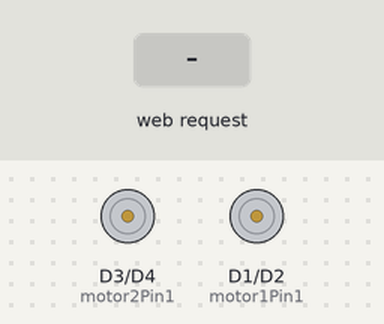
A sketch run on a simulated ESP8266 (NodeMCU). Shown: motor-driver pin pairs drawn as motors (green arrow = first pin HIGH = forward, orange = second pin HIGH = backward, longer = more drive). Inputs (shaded band) come from the test bench. WiFi joins after 1.5 s; servers stay silent unless stated; what the sketch prints to the serial monitor is not drawn.

Above: at 2.7 s.
2.8 s: HTTP request GET /up received
At 3.3 s:
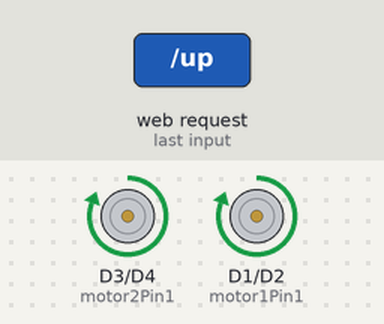
5.3 s: HTTP request GET /down received
At 6.1 s:
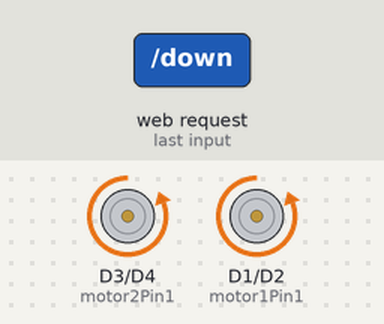
7.8 s: HTTP request GET /left received
At 7.9 s:
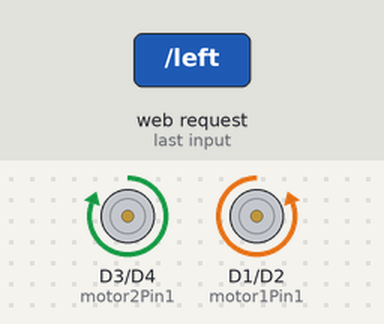
9.5 s: HTTP request GET /right received
At 9.6 s:
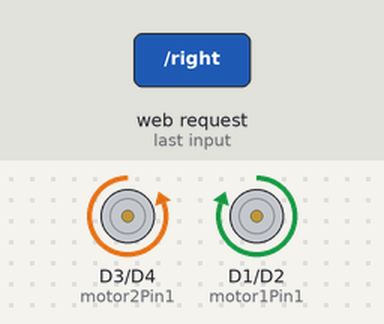
Timing chart, 0 to 12.2 s (numbered marks = the images above; inputs shaded):
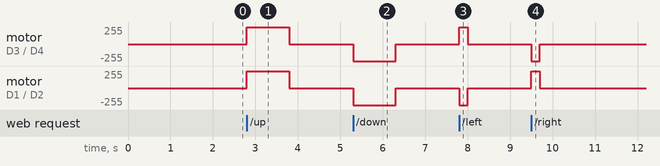

Measured:
- after the input at 2.8 s, motor on D3 (motor2Pin1) / D4 (motor2Pin2), motor on D1 (motor1Pin1) / D2 (motor1Pin2): stopped → forward 255/255 at once, → stopped 1.0 s later
- after the input at 5.3 s, motor on D3 (motor2Pin1) / D4 (motor2Pin2), motor on D1 (motor1Pin1) / D2 (motor1Pin2): stopped → backward 255/255 at once, → stopped 1.0 s later
- after the input at 7.8 s, motor on D3 (motor2Pin1) / D4 (motor2Pin2): stopped → forward 255/255 at once, → stopped 0.20 s later; motor on D1 (motor1Pin1) / D2 (motor1Pin2): stopped → backward 255/255 at once, → stopped 0.20 s later
- after the input at 9.5 s, motor on D3 (motor2Pin1) / D4 (motor2Pin2): stopped → backward 255/255 at once, → stopped 0.20 s later; motor on D1 (motor1Pin1) / D2 (motor1Pin2): stopped → forward 255/255 at once, → stopped 0.20 s later

The sketch:

localhost_control.ino
```cpp
#include <ESP8266WiFi.h>
#include <ESP8266WebServer.h>

// Wi-Fi credentials
const char* ssid = "Xiomi";
const char* password = "ddddddddd";

// GPIO Pins for motor control
const int motor1Pin1 = D1; // IN1 on L298D
const int motor1Pin2 = D2; // IN2 on L298D
const int motor2Pin1 = D3; // IN3 on L298D
const int motor2Pin2 = D4; // IN4 on L298D

// Create an instance of the web server on port 80
ESP8266WebServer server(80);

// HTML content to host
const char webpage[] PROGMEM = R"rawliteral(
<!DOCTYPE html>
<html>
<head>
    <title>Button Controller</title>
    <style>
        body {
            font-family: Arial, sans-serif;
            text-align: center;
            margin-top: 50px;
        }
        .button-container {
            margin-top: 20px;
        }
        button {
            padding: 20px 50px;
            margin: 5px;
            font-size: 36px;
            cursor: pointer;
        }
    </style>
</head>
<body>
    <h1>Button Controller</h1>
    <div class="button-container">
        <button onclick="sendAction('up')">Up</button><br>
        <button onclick="sendAction('left')">Left</button>
        <button onclick="sendAction('right')">Right</button><br>
        <button onclick="sendAction('down')">Down</button>
    </div>
    <script>
        function sendAction(action) {
            console.log(`Sending action: ${action}`); // Debug log
            fetch(`/${action}`)
                .then(response => response.text())
                .then(data => console.log('Response:', data))  // Log response from server
                .catch(error => console.log('Error:', error));  // Log errors
        }
    </script>
</body>
</html>
)rawliteral";

// Function to move the car forward
void moveForward() {
  digitalWrite(motor1Pin1, HIGH);
  digitalWrite(motor1Pin2, LOW);
  digitalWrite(motor2Pin1, HIGH);
  digitalWrite(motor2Pin2, LOW);
}

// Function to move the car backward
void moveBackward() {
  digitalWrite(motor1Pin1, LOW);
  digitalWrite(motor1Pin2, HIGH);
  digitalWrite(motor2Pin1, LOW);
  digitalWrite(motor2Pin2, HIGH);
}

// Function to turn the car left
void turnLeft() {
  digitalWrite(motor1Pin1, LOW);
  digitalWrite(motor1Pin2, HIGH);
  digitalWrite(motor2Pin1, HIGH);
  digitalWrite(motor2Pin2, LOW);
}

// Function to turn the car right
void turnRight() {
  digitalWrite(motor1Pin1, HIGH);
  digitalWrite(motor1Pin2, LOW);
  digitalWrite(motor2Pin1, LOW);
  digitalWrite(motor2Pin2, HIGH);
}

// Function to stop the car
void stopCar() {
  digitalWrite(motor1Pin1, LOW);
  digitalWrite(motor1Pin2, LOW);
  digitalWrite(motor2Pin1, LOW);
  digitalWrite(motor2Pin2, LOW);
}

// Handlers for each button action
void handleUp() {
  Serial.println("Button pressed: Up");
  moveForward();
  delay(1000); // Keep the motor running for 0.5 seconds
  stopCar();
  server.send(200, "text/plain", "Moving Forward");
}

void handleDown() {
  Serial.println("Button pressed: Down");
  moveBackward();
  delay(1000); // Keep the motor running for 0.5 seconds
  stopCar();
  server.send(200, "text/plain", "Moving Backward");
}

void handleLeft() {
  Serial.println("Button pressed: Left");
  turnLeft();
  delay(200); // Keep the motor running for 0.5 seconds
  stopCar();
  server.send(200, "text/plain", "Turning Left");
}

void handleRight() {
  Serial.println("Button pressed: Right");
  turnRight();
  delay(200); // Keep the motor running for 0.5 seconds
  stopCar();
  server.send(200, "text/plain", "Turning Right");
}

void handleRoot() {
  server.send(200, "text/html", webpage); // Serve the HTML content
}

void setup() {
  Serial.begin(115200);

  // Set up motor control pins as outputs
  pinMode(motor1Pin1, OUTPUT);
  pinMode(motor1Pin2, OUTPUT);
  pinMode(motor2Pin1, OUTPUT);
  pinMode(motor2Pin2, OUTPUT);

  // Ensure motors are stopped initially
  stopCar();

  // Connect to Wi-Fi
  WiFi.begin(ssid, password);
  Serial.println("Connecting to Wi-Fi");

  // Wait for connection
  while (WiFi.status() != WL_CONNECTED) {
    delay(500);
    Serial.print(".");
  }

  Serial.println("\nConnected to Wi-Fi");
  Serial.print("IP Address: ");
  Serial.println(WiFi.localIP());

  // Set up routes
  server.on("/", handleRoot);
  server.on("/up", handleUp);
  server.on("/down", handleDown);
  server.on("/left", handleLeft);
  server.on("/right", handleRight);

  server.begin(); // Start the web server
  Serial.println("HTTP server started");
}

void loop() {
  server.handleClient(); // Handle client requests
}
```
